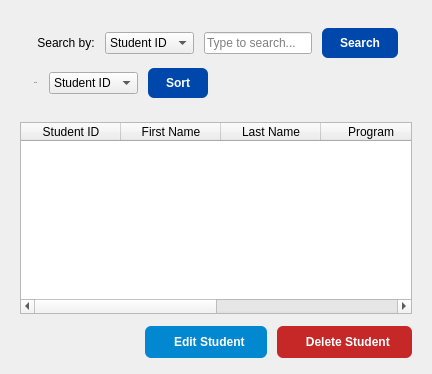
         <widget class="QWidget" name="pageDashboard">
          <layout class="QVBoxLayout" name="dashLayout">
           <property name="spacing">
            <number>12</number>
           </property>
           <property name="leftMargin">
            <number>20</number>
           </property>
           <property name="topMargin">
            <number>16</number>
           </property>
           <property name="rightMargin">
            <number>20</number>
           </property>
           <property name="bottomMargin">
            <number>16</number>
           </property>
           <item>
            <widget class="QFrame" name="searchFrame">
             <layout class="QVBoxLayout" name="searchLayout">
              <property name="spacing">
               <number>10</number>
              </property>
              <property name="leftMargin">
               <number>14</number>
              </property>
              <property name="topMargin">
               <number>12</number>
              </property>
              <property name="rightMargin">
               <number>14</number>
              </property>
              <property name="bottomMargin">
               <number>12</number>
              </property>
              <item>
               <layout class="QHBoxLayout" name="searchRow">
                <property name="spacing">
                 <number>10</number>
                </property>
                <item>
                 <widget class="QLabel" name="label">
                  <property name="text">
                   <string> Search by:</string>
                  </property>
                 </widget>
                </item>
                <item>
                 <widget class="QComboBox" name="comboSearchField">
                  <item>
                   <property name="text">
                    <string>Student ID</string>
                   </property>
                  </item>
                  <item>
                   <property name="text">
                    <string>First Name</string>
                   </property>
                  </item>
                  <item>
                   <property name="text">
                    <string>Last Name</string>
                   </property>
                  </item>
                  <item>
                   <property name="text">
                    <string>Program</string>
                   </property>
                  </item>
                 </widget>
                </item>
                <item>
                 <widget class="QLineEdit" name="lineSearchInput">
                  <property name="placeholderText">
                   <string>Type to search...</string>
                  </property>
                 </widget>
                </item>
                <item>
                 <widget class="QPushButton" name="btnSearch">
                  <property name="styleSheet">
                   <string notr="true">QPushButton {
    background-color: #0047AB;
    color: white;
    border-radius: 6px;
    padding: 8px 18px;
    font-weight: 700;
}

QPushButton:hover {
    background-color: #0d47a1;  
}</string>
                  </property>
                  <property name="text">
                   <string>Search</string>
                  </property>
                 </widget>
                </item>
               </layout>
              </item>
              <item>
               <layout class="QHBoxLayout" name="sortRow">
                <property name="spacing">
                 <number>10</number>
                </property>
                <item>
                 <widget class="QLabel" name="labelSort">
                  <property name="font">
                   <font>
                    <family>Segoe UI</family>
                    <pointsize>-1</pointsize>
                    <kerning>true</kerning>
                    <fontweight>DemiBold</fontweight>
                   </font>
                  </property>
                  <property name="toolTip">
                   <string notr="true"/>
                  </property>
                  <property name="text">
                   <string>Sort by:</string>
                  </property>
                 </widget>
                </item>
                <item>
                 <widget class="QComboBox" name="comboSortField">
                  <item>
                   <property name="text">
                    <string>Student ID</string>
                   </property>
                  </item>
                  <item>
                   <property name="text">
                    <string>First Name</string>
                   </property>
                  </item>
                  <item>
                   <property name="text">
                    <string>Last Name</string>
                   </property>
                  </item>
                  <item>
                   <property name="text">
                    <string>Program</string>
                   </property>
                  </item>
                  <item>
                   <property name="text">
                    <string>Year Level</string>
                   </property>
                  </item>
                 </widget>
                </item>
                <item>
                 <widget class="QPushButton" name="btnSort">
                  <property name="styleSheet">
                   <string notr="true">background-color:#0047AB;color:white;border-radius:6px;padding:8px 18px;font-weight:700;</string>
                  </property>
                  <property name="text">
                   <string>Sort</string>
                  </property>
                 </widget>
                </item>
                <item>
                 <spacer name="sortSpacer">
                  <property name="orientation">
                   <enum>Qt::Orientation::Horizontal</enum>
                  </property>
                  <property name="sizeHint" stdset="0">
                   <size>
                    <width>40</width>
                    <height>20</height>
                   </size>
                  </property>
                 </spacer>
                </item>
               </layout>
              </item>
             </layout>
            </widget>
           </item>
           <item>
            <widget class="QTableWidget" name="tableStudents">
             <property name="toolTip">
              <string/>
             </property>
             <property name="frameShadow">
              <enum>QFrame::Shadow::Plain</enum>
             </property>
             <property name="editTriggers">
              <set>QAbstractItemView::EditTrigger::NoEditTriggers</set>
             </property>
             <property name="selectionMode">
              <enum>QAbstractItemView::SelectionMode::SingleSelection</enum>
             </property>
             <property name="selectionBehavior">
              <enum>QAbstractItemView::SelectionBehavior::SelectRows</enum>
             </property>
             <column>
              <property name="text">
               <string>Student ID</string>
              </property>
             </column>
             <column>
              <property name="text">
               <string>First Name</string>
              </property>
             </column>
             <column>
              <property name="text">
               <string>Last Name</string>
              </property>
             </column>
             <column>
              <property name="text">
               <string>Program</string>
              </property>
             </column>
             <column>
              <property name="text">
               <string>Year Level</string>
              </property>
             </column>
             <column>
              <property name="text">
               <string>Gender</string>
              </property>
             </column>
            </widget>
           </item>
           <item>
            <layout class="QHBoxLayout" name="dashBtnRow">
             <property name="spacing">
              <number>10</number>
             </property>
             <item>
              <spacer name="dashBtnSpacer">
               <property name="orientation">
                <enum>Qt::Orientation::Horizontal</enum>
               </property>
               <property name="sizeHint" stdset="0">
                <size>
                 <width>40</width>
                 <height>20</height>
                </size>
               </property>
              </spacer>
             </item>
             <item>
              <widget class="QPushButton" name="btnEdit">
               <property name="styleSheet">
                <string notr="true">QPushButton {
    background-color: #0288d1;
    color: white;
    border-radius: 6px;
    padding: 9px 22px;
    font-weight: 700;
}

QPushButton:hover {
    background-color: #01579b;
}</string>
               </property>
               <property name="text">
                <string>  Edit Student</string>
               </property>
              </widget>
             </item>
             <item>
              <widget class="QPushButton" name="btnDelete">
               <property name="styleSheet">
                <string notr="true">QPushButton {
    background-color: #c62828;
    color: white;
    border-radius: 6px;
    padding: 9px 22px;
    font-weight: 700;
}

QPushButton:hover {
    background-color: #b71c1c;
}</string>
               </property>
               <property name="text">
                <string>  Delete Student</string>
               </property>
              </widget>
             </item>
            </layout>
           </item>
          </layout>
         </widget>
